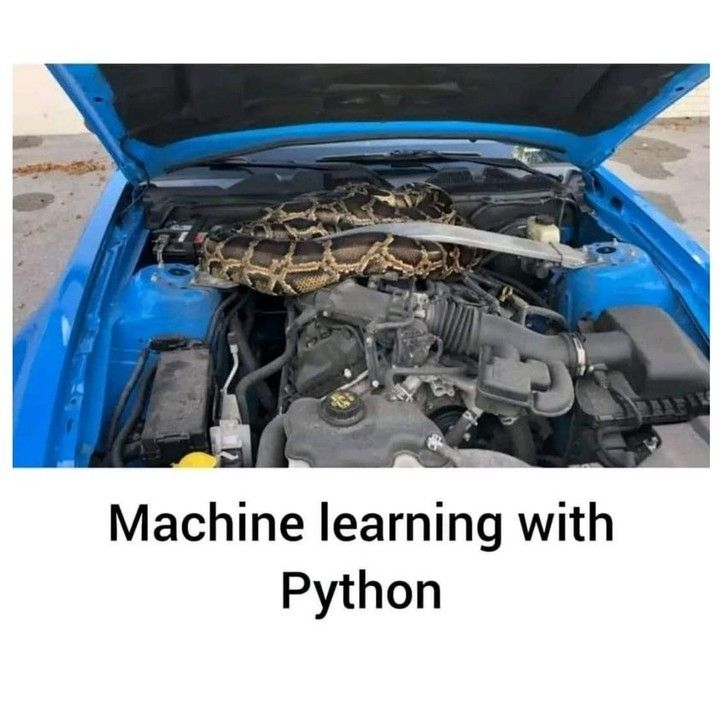
#> input picture ml.jpg, 720 x 720 px, given in place of GeoHoosh.jpg, which was not available
$ python Augmented_Reality_P07.py
#> lines starting #> are read from the running program, lines starting #| are printed output that depends on the picture; pictures that were not available may be replaced by others from this repository, and a replacement may not be noted
import cv2
import numpy as np

MIN_MATCH_COUNT = 20
frmNumber = 0
objDetected = False

web = cv2.VideoCapture(0)
logo = cv2.imread('GeoHoosh.jpg')
#> logo is the input picture: shape (720, 720, 3); mean B, G, R 170.8, 161.9, 151.6
logo = cv2.resize(logo, (0,0), fx=0.25, fy=0.25)
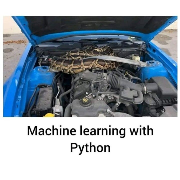
#> logo: shape (180, 180, 3); mean B, G, R 170.9, 162, 151.7
video = cv2.VideoCapture('ZAYN.mp4')
# video.set(1, 900)
hI, wI, cI = logo.shape
#> hI = 180; wI = 180; cI = 3
ret1, frame1 = video.read()
frame1 = cv2.resize(frame1, (wI, hI))

orb = cv2.ORB_create(nfeatures = 500)
# kp = orb.detect(logo, None)
# kp, des = orb.compute(logo, kp)
kp, des = orb.detectAndCompute(logo, None)
#> kp = 368 keypoints; strongest (x, y, size): (73, 145, 31), (122, 131, 31), (73, 132, 31), (46, 131, 31)
img2 = cv2.drawKeypoints(logo, kp, None, (0, 0, 255))
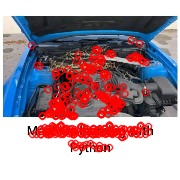
#> img2: shape (180, 180, 3); mean B, G, R 153.6, 144.5, 167.8

# bf = cv2.BFMatcher(cv2.NORM_HAMMING, crossCheck=True) # Sorted
bf = cv2.BFMatcher(cv2.NORM_HAMMING) # Ratio Test


while (web.isOpened()):
    ret2, frame2 = web.read()
    frame2_ar = frame2.copy()

    if objDetected == True:
        if frmNumber == video.get(cv2.CAP_PROP_FRAME_COUNT):
            frmNumber = 0
        ret1, frame1 = video.read()
        frame1 = cv2.resize(frame1, (wI, hI))
    else:
        video.set(cv2.CAP_PROP_POS_FRAMES,0)
        frmNumber = 0

    kp2, des2 = orb.detectAndCompute(frame2, None)
#> kp2 = 500 keypoints; strongest (x, y, size): (398, 587, 64.3), (560, 504, 37.2), (340, 584, 31), (398, 599, 64.3)
    # frame2 = cv2.drawKeypoints(frame2, kp2, None, (0, 0, 255))

    if des2 is not None:
        # Method 1 ######## Sorted
        # matches = bf.match(des, des2)
        # matches = sorted(matches, key=lambda x: x.distance)
        # img3 = cv2.drawMatches(logo, kp, frame2, kp2, matches[:10], flags=2, outImg=None)

        # Method 2 ######## Ratio Test
        matches = bf.knnMatch(des, des2, k=2)
#> matches = 368 matches
        good = []
        for m, n in matches:
            if m.distance < 0.70 * n.distance:
                good.append([m])
#> after the loop, good = 8 matches
        img3 = cv2.drawMatchesKnn(logo, kp, frame2, kp2, good, flags=2, outImg=None)
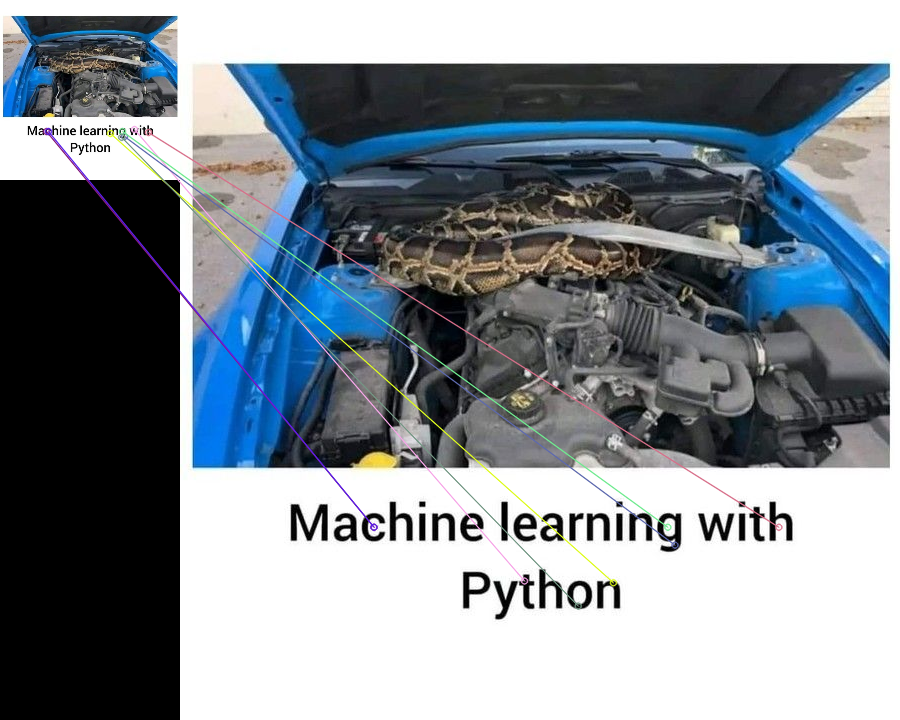
#> img3: shape (720, 900, 3); mean B, G, R 145.1, 137.7, 129.2
    #################################################################################
        if len(good) > MIN_MATCH_COUNT:
            objDetected = True
            src_pts = np.float32([kp[m.queryIdx].pt for [m] in good]).reshape(-1, 1, 2)
            dst_pts = np.float32([kp2[m.trainIdx].pt for [m] in good]).reshape(-1, 1, 2)
            M, mask = cv2.findHomography(src_pts, dst_pts, cv2.RANSAC, 5.0)
            # print(M)
            src_bnd_pts = np.float32([[0, 0], [0, hI], [wI, hI], [wI, 0]]).reshape(-1, 1, 2)
            dst_bnd_pts = cv2.perspectiveTransform(src_bnd_pts, M)
            cv2.polylines(frame2, [np.int32(dst_bnd_pts)], True, (0, 0, 255), thickness= 3)
            videoWarped = cv2.warpPerspective(frame1, M, (frame2.shape[1], frame2.shape[0]))
            maskWin = np.zeros((frame2.shape[0], frame2.shape[1]), np.uint8)
            cv2.fillPoly(maskWin, [np.int32(dst_bnd_pts)], (255,255,255))
            maskWinInv = cv2.bitwise_not(maskWin)
            frame2_ar = cv2.bitwise_and(frame2_ar, frame2_ar, mask=maskWinInv)
            frame2_ar = cv2.bitwise_or(videoWarped, frame2_ar)
            cv2.imshow('Video Warp', videoWarped)
            cv2.imshow('Mask Window', frame2_ar)

        else:
            objDetected = False
            frame2_ar = frame2
            cv2.imshow('Mask Window', frame2_ar)

        # cv2.imshow('Matching', img3)

    cv2.imshow('WebStream', frame2)
    # cv2.imshow('Video', frame1)
    # cv2.imshow('Logo', img2)
    if cv2.waitKey(2) % 0xFF == ord('q'):
#> (key q is pressed here)
        break
    frmNumber += 1
web.release()
cv2.destroyAllWindows()
